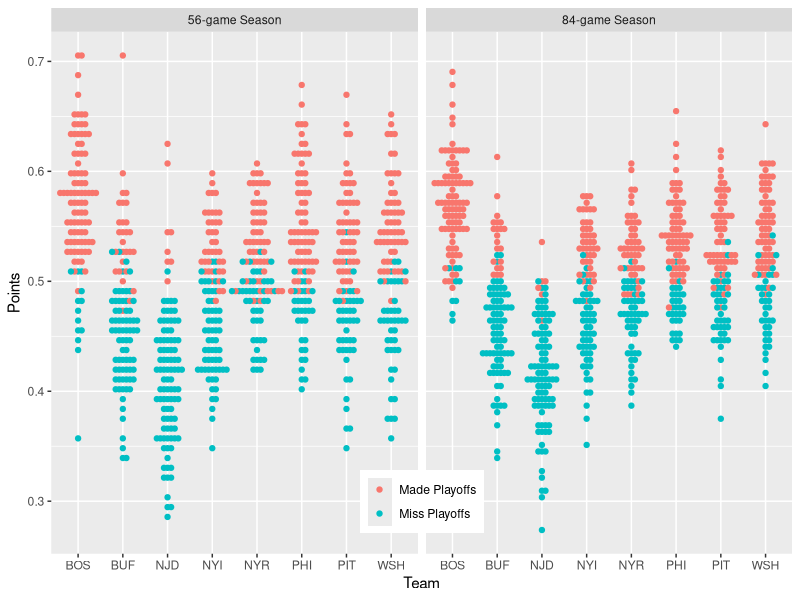

Reproduce this figure in R.
library(tidyverse);library(ggplot2);library(ggbeeswarm)


# Via Evolving-Hockey RAPMs
df <- data.frame(
  team = c('BOS','PHI','WSH','PIT','NYR','NYI','BUF','NJD'),
  gf_imp = c(-.031,.217,.435,.165,.23,-.26,-.252,-.393),
  ga_imp = c(-.695,-.137,.133,-.029,.106,-.236,-.079,.352)
)


sim_season = function(n,df){
  
  lg_avg = 2.47
  
  game_grid <- expand.grid(home=df$team,away=df$team) %>%
    filter(home != away) %>%
    slice(rep(1:n(), each = n)) %>%
    left_join(df %>% `colnames<-`(c('home','hgf_imp','hga_imp')),by='home') %>%
    left_join(df %>% `colnames<-`(c('away','agf_imp','aga_imp')),by='away') %>%
    mutate(hg_lam = lg_avg + hgf_imp + aga_imp,
           ag_lam = lg_avg + agf_imp + hgf_imp) %>% rowwise() %>%
    mutate(hgf = rpois(1,hg_lam),
           agf = rpois(1,ag_lam)) %>% ungroup 
  
  d1 = game_grid %>% select(home,away,hgf,agf) %>%
    mutate(points = ifelse(hgf>agf,2,ifelse(hgf==agf,1,0)))
  game_grid %>% select(home=away, away=home, hgf=agf, agf=hgf)%>%
    mutate(points = ifelse(hgf>agf,2,ifelse(hgf==agf,1,0))) %>%
    bind_rows(d1) %>% group_by(home) %>%
    summarise(gp = n(),
              pts = sum(points)) %>%
    select(team = home,gp,pts) %>%
    mutate(pts = pts/(2*gp))
  
}

res4 = list()
for(i in 1:100){
  res4[[i]] = sim_season(4,df) %>%
    mutate(season_no = i)
}
res6 = list()
for(i in 1:100){
  res6[[i]] = sim_season(6,df) %>%
    mutate(season_no = i)
}

res4df = bind_rows(res4) %>%
  group_by(season_no) %>%
  mutate(rk = rank(-pts,ties.method = 'random'),
         playoffs = ifelse(rk<5,1,0)) 
res6df = bind_rows(res6)%>%
  group_by(season_no) %>%
  mutate(rk = rank(-pts,ties.method = 'random'),
         playoffs = ifelse(rk<5,1,0)) 


res4df %>%
  ungroup %>% group_by(team) %>%
  summarise(playoffs = sum(playoffs))

res6df %>%
  ungroup %>% group_by(team) %>%
  summarise(playoffs = sum(playoffs))

res4df %>%
  bind_rows(res6df) %>%
  mutate(gp = ifelse(gp==56,"56-game Season","84-game Season"),
         playoffs = ifelse(playoffs==1,"Made Playoffs","Miss Playoffs")) %>%
  ggplot(aes(x=team,y=pts,color=playoffs)) +
  facet_grid(~gp) +
  geom_beeswarm() +
  ylab("Points") + xlab("Team") +
  theme(legend.title = element_blank(),
        legend.position=c(.5,.1))
  



